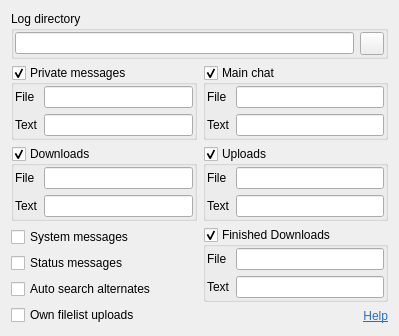
<?xml version="1.0" encoding="UTF-8"?>
<ui version="4.0">
 <class>UISettingsLog</class>
 <widget class="QWidget" name="UISettingsLog">
  <property name="geometry">
   <rect>
    <x>0</x>
    <y>0</y>
    <width>399</width>
    <height>320</height>
   </rect>
  </property>
  <property name="windowTitle">
   <string>Form</string>
  </property>
  <layout class="QGridLayout" name="gridLayout_7">
   <item row="0" column="0" colspan="2">
    <widget class="QGroupBox" name="groupBox_2">
     <property name="title">
      <string>Log directory</string>
     </property>
     <layout class="QGridLayout" name="gridLayout_6">
      <property name="margin">
       <number>1</number>
      </property>
      <item row="0" column="0" colspan="2">
       <widget class="LineEdit" name="lineEdit_LOGDIR">
        <property name="toolTip">
         <string>All logs generated by SkyliteDC++ will be put in this subdirectory.</string>
        </property>
       </widget>
      </item>
      <item row="0" column="2">
       <widget class="QToolButton" name="toolButton_BROWSE">
        <property name="text">
         <string/>
        </property>
       </widget>
      </item>
     </layout>
    </widget>
   </item>
   <item row="1" column="0">
    <widget class="QGroupBox" name="groupBox_PM">
     <property name="title">
      <string>Private messages</string>
     </property>
     <property name="checkable">
      <bool>true</bool>
     </property>
     <layout class="QGridLayout" name="gridLayout">
      <property name="margin">
       <number>1</number>
      </property>
      <item row="0" column="0">
       <widget class="QLabel" name="label_5">
        <property name="text">
         <string>File</string>
        </property>
       </widget>
      </item>
      <item row="0" column="1">
       <widget class="LineEdit" name="lineEdit_FILE_PMFMT"/>
      </item>
      <item row="1" column="0">
       <widget class="QLabel" name="label_2">
        <property name="text">
         <string>Text</string>
        </property>
       </widget>
      </item>
      <item row="1" column="1">
       <widget class="LineEdit" name="lineEdit_PMFMT"/>
      </item>
     </layout>
    </widget>
   </item>
   <item row="1" column="1">
    <widget class="QGroupBox" name="groupBox_MAINCHAT">
     <property name="title">
      <string>Main chat</string>
     </property>
     <property name="checkable">
      <bool>true</bool>
     </property>
     <layout class="QGridLayout" name="gridLayout_2">
      <property name="margin">
       <number>1</number>
      </property>
      <item row="0" column="0">
       <widget class="QLabel" name="label_6">
        <property name="text">
         <string>File</string>
        </property>
       </widget>
      </item>
      <item row="0" column="1">
       <widget class="LineEdit" name="lineEdit_FILE_CHATFMT"/>
      </item>
      <item row="1" column="0">
       <widget class="QLabel" name="label">
        <property name="text">
         <string>Text</string>
        </property>
       </widget>
      </item>
      <item row="1" column="1">
       <widget class="LineEdit" name="lineEdit_CHATFMT"/>
      </item>
     </layout>
    </widget>
   </item>
   <item row="2" column="0">
    <widget class="QGroupBox" name="groupBox_DOWN">
     <property name="title">
      <string>Downloads</string>
     </property>
     <property name="checkable">
      <bool>true</bool>
     </property>
     <layout class="QGridLayout" name="gridLayout_3">
      <property name="margin">
       <number>1</number>
      </property>
      <item row="0" column="0">
       <widget class="QLabel" name="label_7">
        <property name="text">
         <string>File</string>
        </property>
       </widget>
      </item>
      <item row="0" column="1">
       <widget class="LineEdit" name="lineEdit_FILE_DOWNFMT"/>
      </item>
      <item row="1" column="0">
       <widget class="QLabel" name="label_3">
        <property name="text">
         <string>Text</string>
        </property>
       </widget>
      </item>
      <item row="1" column="1">
       <widget class="LineEdit" name="lineEdit_DOWNFMT"/>
      </item>
     </layout>
    </widget>
   </item>
   <item row="2" column="1">
    <widget class="QGroupBox" name="groupBox_UP">
     <property name="title">
      <string>Uploads</string>
     </property>
     <property name="checkable">
      <bool>true</bool>
     </property>
     <layout class="QGridLayout" name="gridLayout_4">
      <property name="margin">
       <number>1</number>
      </property>
      <item row="0" column="0">
       <widget class="QLabel" name="label_8">
        <property name="text">
         <string>File</string>
        </property>
       </widget>
      </item>
      <item row="0" column="1">
       <widget class="LineEdit" name="lineEdit_FILE_UPFMT"/>
      </item>
      <item row="1" column="0">
       <widget class="QLabel" name="label_4">
        <property name="text">
         <string>Text</string>
        </property>
       </widget>
      </item>
      <item row="1" column="1">
       <widget class="LineEdit" name="lineEdit_UPFMT"/>
      </item>
     </layout>
    </widget>
   </item>
   <item row="3" column="0" rowspan="2">
    <layout class="QVBoxLayout" name="verticalLayout">
     <item>
      <widget class="QCheckBox" name="checkBox_SYSTEM">
       <property name="text">
        <string>System messages</string>
       </property>
      </widget>
     </item>
     <item>
      <widget class="QCheckBox" name="checkBox_STAT">
       <property name="text">
        <string>Status messages</string>
       </property>
      </widget>
     </item>
     <item>
      <widget class="QCheckBox" name="checkBox_REPORT_ALTERNATES">
       <property name="text">
        <string>Auto search alternates</string>
       </property>
      </widget>
     </item>
     <item>
      <widget class="QCheckBox" name="checkBox_FILELIST">
       <property name="text">
        <string>Own filelist uploads</string>
       </property>
      </widget>
     </item>
    </layout>
   </item>
   <item row="3" column="1">
    <widget class="QGroupBox" name="groupBox_FINISH_DOWN">
     <property name="title">
      <string>Finished Downloads</string>
     </property>
     <property name="checkable">
      <bool>true</bool>
     </property>
     <layout class="QGridLayout" name="gridLayout_5">
      <property name="margin">
       <number>1</number>
      </property>
      <item row="0" column="0">
       <widget class="QLabel" name="label_9">
        <property name="text">
         <string>File</string>
        </property>
       </widget>
      </item>
      <item row="0" column="1">
       <widget class="LineEdit" name="lineEdit_FILE_FINISH_DOWNFMT"/>
      </item>
      <item row="1" column="0">
       <widget class="QLabel" name="label_10">
        <property name="text">
         <string>Text</string>
        </property>
       </widget>
      </item>
      <item row="1" column="1">
       <widget class="LineEdit" name="lineEdit_FINISH_DOWNFMT"/>
      </item>
     </layout>
    </widget>
   </item>
   <item row="4" column="1">
    <widget class="QLabel" name="label_11">
     <property name="text">
      <string>&lt;!DOCTYPE HTML PUBLIC &quot;-//W3C//DTD HTML 4.0//EN&quot; &quot;http://www.w3.org/TR/REC-html40/strict.dtd&quot;&gt;
&lt;html&gt;&lt;head&gt;&lt;meta name=&quot;qrichtext&quot; content=&quot;1&quot; /&gt;&lt;style type=&quot;text/css&quot;&gt;
p, li { white-space: pre-wrap; }
&lt;/style&gt;&lt;/head&gt;&lt;body style=&quot; font-family:'DejaVu Sans'; font-size:9pt; font-weight:400; font-style:normal;&quot;&gt;
&lt;p style=&quot; margin-top:0px; margin-bottom:0px; margin-left:0px; margin-right:0px; -qt-block-indent:0; text-indent:0px;&quot;&gt;&lt;a href=&quot;http://dcplusplus.sourceforge.net/webhelp/settings_logs.html&quot;&gt;&lt;span style=&quot; text-decoration: underline; color:#296fbe;&quot;&gt;Help&lt;/span&gt;&lt;/a&gt;&lt;/p&gt;&lt;/body&gt;&lt;/html&gt;</string>
     </property>
     <property name="alignment">
      <set>Qt::AlignRight|Qt::AlignTrailing|Qt::AlignVCenter</set>
     </property>
     <property name="openExternalLinks">
      <bool>true</bool>
     </property>
    </widget>
   </item>
   <item row="5" column="1">
    <spacer name="verticalSpacer">
     <property name="orientation">
      <enum>Qt::Vertical</enum>
     </property>
     <property name="sizeHint" stdset="0">
      <size>
       <width>20</width>
       <height>40</height>
      </size>
     </property>
    </spacer>
   </item>
  </layout>
 </widget>
 <customwidgets>
  <customwidget>
   <class>LineEdit</class>
   <extends>QLineEdit</extends>
   <header>LineEdit.h</header>
  </customwidget>
 </customwidgets>
 <resources/>
 <connections/>
</ui>
